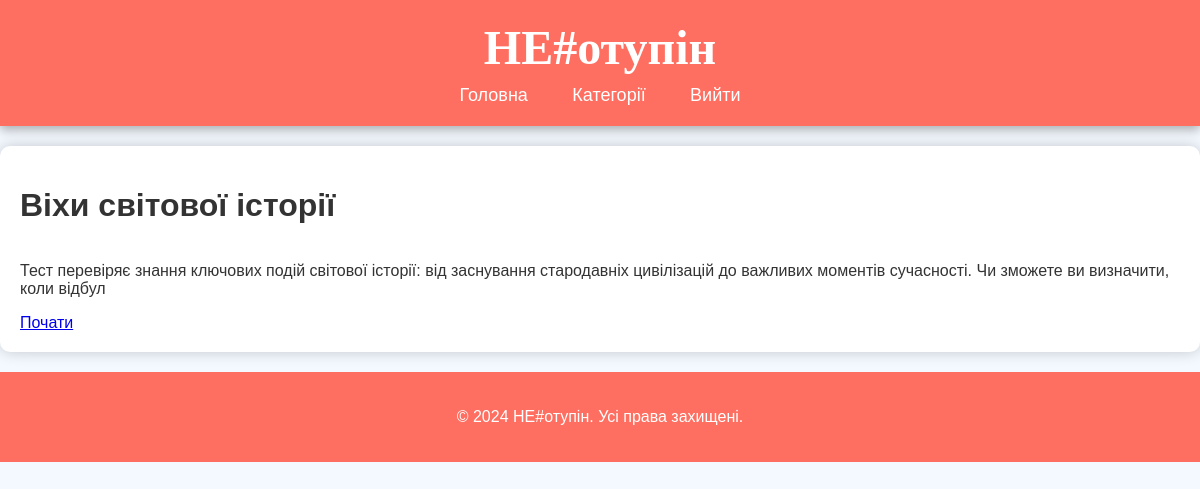
Page /api/quizzes/quiz/4/ (signed in) on the committed database.
### quizzes/models.py (models this page shows, shortened)
class Quiz(models.Model):
    DIFFICULTY_CHOICES = (
        (1, "Легкий"),
        (2, "Середній"),
        (3, "Важкий"),
    )
    name = models.CharField(max_length=255, unique=True, verbose_name="Назва вікторини")  # Унікальна назва вікторини
    category = models.ForeignKey(
        QuizCategory,
        on_delete=models.CASCADE,
        related_name="quizzes",
        verbose_name="Категорія"
    )
    difficulty = models.IntegerField(choices=DIFFICULTY_CHOICES, verbose_name="Рівень складності")
    description = models.TextField(blank=True, null=True, verbose_name="Опис вікторини")  # Опис вікторини (необов'язковий)
    class Meta:
        verbose_name = "Вікторина"
        verbose_name_plural = "Вікторини"
        ordering = ['category', 'name']

### quizzes/views.py (the view)
# urls.py: path('quiz/<int:quiz_id>/', quiz_detail, name='quiz_detail'),
def quiz_detail(request, quiz_id):
    quiz = get_object_or_404(Quiz, id=quiz_id)
    if not request.user.is_authenticated:
        login_url = f"{settings.LOGIN_URL}?next={request.path}"
        return redirect(login_url)
    return render(request, 'quiz_detail.html', {'quiz': quiz})

### frontend/templates/quiz_detail.html
{% extends 'base.html' %}
{% block content %}
    <h1>{{ quiz.name }}</h1>
    <p>{{ quiz.description }}</p>
    {% if user.is_authenticated %}
        <a href="{% url 'start_quiz' quiz.id %}" class="btn">Почати</a>
    {% else %}
        <p>Ви повинні увійти до акаунту, щоб почати вікторину.</p>
        <a href="{% url 'login_form' %}?next={{ request.path }}" class="btn">Увійти</a>
    {% endif %}
{% endblock %}

### frontend/static/css/styles.css (style rules this page uses)
body { font-family: 'Barlow Semi Condensed', sans-serif; background-color: #f4f9ff; color: #333; margin: 0; padding: 0; }

### rows in the picture
Quiz: name "Віхи світової історії", description "Тест перевіряє знання ключових подій світової історії: від заснування стародавніх цивілізацій до важливих моментів сучасності. Чи зможете ви визначити, коли відбул"
